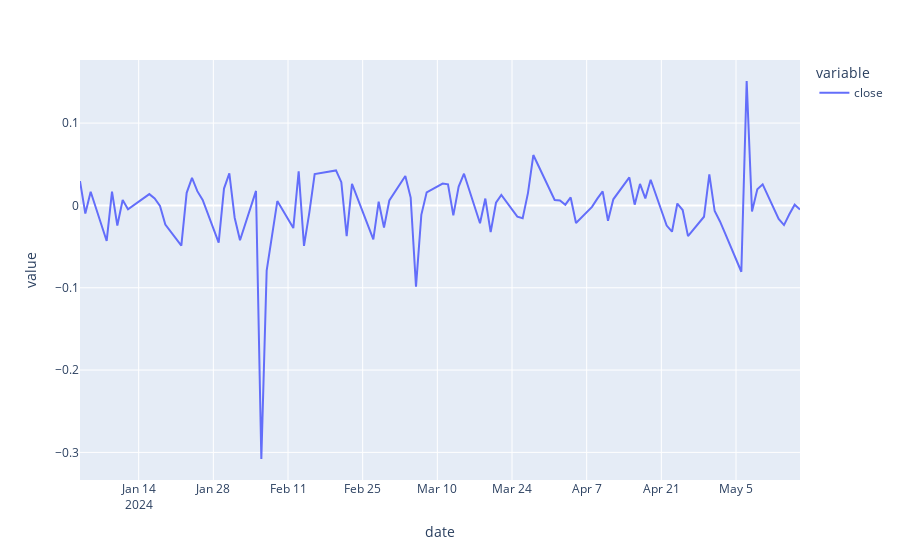

Notebook code cell kept with this figure:
### Code cell
px.line(returns_on_interval)
